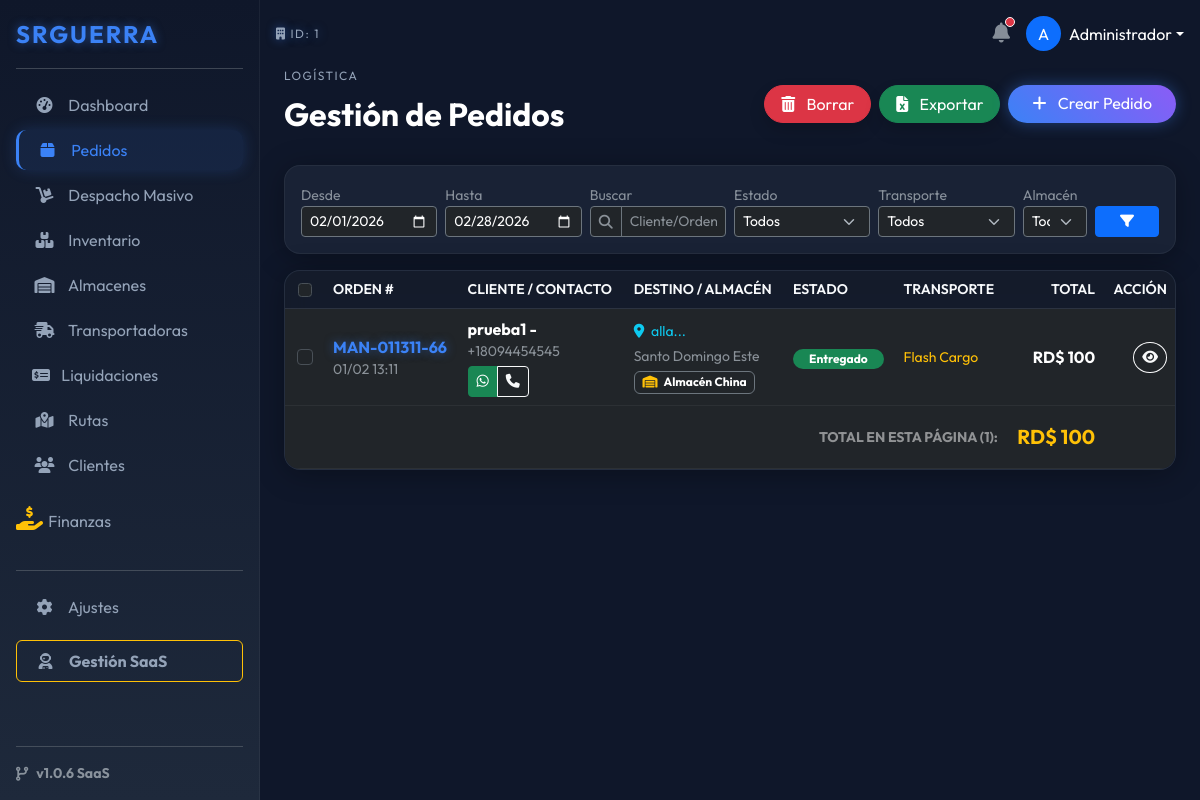
/index.php?ruta=pedidos (signed in), run on the app's committed database.
### tables this page shows
CREATE TABLE `pedidos` (
  `id` int(11) NOT NULL,
  `empresa_id` int(11) NOT NULL,
  `cliente_id` int(11) NOT NULL,
  `transportadora_id` int(11) DEFAULT NULL,
  `almacen_id` int(11) DEFAULT NULL,
  `shopify_order_id` bigint(20) DEFAULT NULL,
  `origen` varchar(50) DEFAULT 'Manual',
  `numero_orden` varchar(50) NOT NULL,
  `estado_interno` enum('Nuevo','Confirmado','En Ruta','Entregado','Devuelto','Rechazado','Cancelado') DEFAULT 'Nuevo',
  `total_venta` decimal(10,2) NOT NULL,
  `costo_envio_real` decimal(10,2) DEFAULT 0.00,
  `costo_empaque_real` decimal(10,2) DEFAULT 0.00,
  `notas_internas` text DEFAULT NULL,
  `motivo_rechazo` text DEFAULT NULL,
  `guia_transporte` varchar(100) DEFAULT NULL,
  `fecha_creacion` datetime DEFAULT current_timestamp(),
  `fecha_entrega` datetime DEFAULT NULL,
  `fecha_actualizacion` datetime DEFAULT NULL
);

CREATE TABLE `clientes` (
  `id` int(11) NOT NULL,
  `empresa_id` int(11) NOT NULL,
  `nombre` varchar(150) NOT NULL,
  `telefono` varchar(50) NOT NULL,
  `email` varchar(150) DEFAULT NULL,
  `provincia` varchar(100) DEFAULT NULL,
  `ciudad` varchar(100) DEFAULT NULL,
  `direccion` text DEFAULT NULL,
  `shopify_customer_id` bigint(20) DEFAULT NULL
);

CREATE TABLE `almacenes` (
  `id` int(11) NOT NULL,
  `empresa_id` int(11) NOT NULL,
  `nombre` varchar(100) NOT NULL,
  `ubicacion` varchar(255) DEFAULT NULL,
  `costo_empaque` decimal(10,2) DEFAULT 0.00,
  `activo` tinyint(1) DEFAULT 1
);

CREATE TABLE `transportadoras` (
  `id` int(11) NOT NULL,
  `empresa_id` int(11) NOT NULL,
  `nombre` varchar(100) NOT NULL,
  `telefono` varchar(20) DEFAULT NULL,
  `codigo_acceso` varchar(50) DEFAULT NULL,
  `pin_acceso` varchar(255) DEFAULT NULL,
  `costo_envio_fijo` decimal(10,2) DEFAULT 0.00,
  `activo` tinyint(1) DEFAULT 1,
  `es_publica` tinyint(1) DEFAULT 0 COMMENT '1=Visible para todas las empresas'
);

### modules/pedidos/index.php (the view, shortened to what this page needs)
<?php
$empresa_id = $_SESSION['empresa_id'];
$nombre_empresa_sesion = $_SESSION['empresa_nombre'] ?? 'SRGUERRA';
$fecha_inicio = isset($_GET['f_ini']) ? $_GET['f_ini'] : date('Y-m-01');
$fecha_fin    = isset($_GET['f_fin']) ? $_GET['f_fin'] : date('Y-m-t');
$busqueda      = isset($_GET['q']) ? trim($_GET['q']) : '';
$sql_f_ini = $fecha_inicio . " 00:00:00";
$sql_f_fin = $fecha_fin . " 23:59:59";
$pagina = isset($_GET['p']) ? (int)$_GET['p'] : 1;
$limite = 50;
$inicio = ($pagina - 1) * $limite;
$sql = "SELECT SQL_CALC_FOUND_ROWS p.*,
               c.nombre as cliente_nombre,
               c.telefono as cliente_telefono,
               c.direccion as cliente_direccion,
               c.ciudad as cliente_ciudad,
               t.nombre as transporte_nombre,
               a.nombre as almacen_nombre
        FROM pedidos p
        LEFT JOIN clientes c ON p.cliente_id = c.id
        LEFT JOIN transportadoras t ON p.transportadora_id = t.id
        LEFT JOIN almacenes a ON p.almacen_id = a.id
        WHERE p.empresa_id = ?
        AND p.fecha_creacion BETWEEN ? AND ?";
$params = [$empresa_id, $sql_f_ini, $sql_f_fin];
$sql .= " ORDER BY p.fecha_creacion DESC LIMIT $inicio, $limite";
$stmt = $pdo->prepare($sql);
$stmt->execute($params);
$pedidos = $stmt->fetchAll();
?>
<div class="d-flex justify-content-between align-items-center mb-4">
    <div>
        <span class="h-label">LOGÍSTICA</span>
        <h2 class="fw-bold text-white">Gestión de Pedidos</h2>
    </div>
    <div class="d-flex gap-2">
        <button type="button" onclick="submitAccion('eliminar')" class="btn btn-danger rounded-pill px-3 shadow">
            <i class="fas fa-trash-alt me-2"></i> Borrar
        </button>
        <button type="button" onclick="submitAccion('exportar')" class="btn btn-success rounded-pill px-3 shadow">
            <i class="fas fa-file-excel me-2"></i> Exportar
        </button>
        <a href="index.php?ruta=pedidos/nuevo" class="btn btn-primary rounded-pill px-4 btn-glow">
            <i class="fas fa-plus me-2"></i> Crear Pedido
        </a>
    </div>
</div>
<div class="card-glass p-3 mb-3">
    <form action="index.php" method="GET" class="row g-2 align-items-end">
        <div class="col-6 col-md-2">
            <label class="small text-muted">Desde</label>
            <input type="date" name="f_ini" value="<?php echo $fecha_inicio; ?>" class="form-control form-control-sm bg-dark text-white border-secondary">
        </div>
        <div class="col-6 col-md-2">
            <label class="small text-muted">Hasta</label>
            <input type="date" name="f_fin" value="<?php echo $fecha_fin; ?>" class="form-control form-control-sm bg-dark text-white border-secondary">
        </div>
        <div class="col-12 col-md-2">
            <label class="small text-muted">Buscar</label>
            <div class="input-group input-group-sm">
                <span class="input-group-text bg-dark border-secondary text-muted"><i class="fas fa-search"></i></span>
                <input type="text" name="q" value="<?php echo $busqueda; ?>" class="form-control bg-dark text-white border-secondary" placeholder="Cliente/Orden">
            </div>
        </div>
        <div class="col-6 col-md-2">
            <label class="small text-muted">Estado</label>
            <select name="estado" class="form-select form-select-sm bg-dark text-white border-secondary">
                <option value="">Todos</option>
            </select>
        </div>
        <div class="col-6 col-md-2">
            <label class="small text-muted">Transporte</label>
            <select name="transporte" class="form-select form-select-sm bg-dark text-white border-secondary">
                <option value="0">Todos</option>
            </select>
        </div>
        <div class="col-10 col-md-1">
            <label class="small text-muted">Almacén</label>
            <select name="almacen" class="form-select form-select-sm bg-dark text-white border-secondary">
                <option value="0">Todos</option>
            </select>
        </div>
        <div class="col-2 col-md-1">
            <button class="btn btn-sm btn-primary w-100"><i class="fas fa-filter"></i></button>
        </div>
    </form>
</div>
<form id="formMaestro" method="POST">
    <div class="card-glass p-0 overflow-hidden">
        <div class="table-responsive">
            <table class="table table-dark-custom align-middle mb-0">
                <thead>
                    <tr class="text-uppercase small text-muted">
                        <th style="width: 40px;" class="text-center">
                            <input type="checkbox" class="form-check-input" id="checkAll" onclick="toggleAll(this)">
                        </th>
                        <th>Orden #</th>
                        <th>Cliente / Contacto</th>
                        <th>Destino / Almacén</th>
                        <th>Estado</th>
                        <th>Transporte</th>
                        <th class="text-end">Total</th>
                        <th class="text-end">Acción</th>
                    </tr>
                </thead>
                <tbody>
                    <?php
                        $suma_pagina = 0;
                        if(count($pedidos) > 0):
                    ?>
                        <?php foreach($pedidos as $p): ?>
                            <?php
                                $suma_pagina += $p['total_venta'];
                                $num_clean = preg_replace('/[^0-9]/', '', $p['cliente_telefono']);
                                $mensaje_ws = "Hola " . $p['cliente_nombre'] . ", te escribimos de " . $nombre_empresa_sesion . " sobre tu pedido #" . $p['numero_orden'];
                                $link_ws = "https://wa.me/" . $num_clean . "?text=" . urlencode($mensaje_ws);
                            ?>
                            <tr class="group-hover">
                                <td class="text-center">
                                    <input type="checkbox" name="pedidos[]" value="<?php echo $p['id']; ?>" class="form-check-input check-item">
                                </td>
                                <td>
                                    <div class="fw-bold text-neon"><?php echo $p['numero_orden']; ?></div>
                                    <div class="small text-muted"><?php echo date('d/m H:i', strtotime($p['fecha_creacion'])); ?></div>
                                </td>
                                <td>
                                    <div class="fw-bold text-white"><?php echo $p['cliente_nombre']; ?></div>
                                    <div class="small text-muted mb-1"><?php echo $p['cliente_telefono']; ?></div>
                                    <div class="btn-group btn-group-sm">
                                        <a href="<?php echo $link_ws; ?>" target="_blank" class="btn btn-success" title="WhatsApp">
                                            <i class="fab fa-whatsapp"></i>
                                        </a>
                                        <a href="tel:<?php echo $p['cliente_telefono']; ?>" class="btn btn-outline-light" title="Llamar">
                                            <i class="fas fa-phone"></i>
                                        </a>
                                    </div>
                                </td>
                                <td>
                                    <div class="text-info small mb-1">
                                        <i class="fas fa-map-marker-alt me-1"></i>
                                        <?php echo substr($p['cliente_direccion'], 0, 20); ?>...
                                    </div>
                                    <div class="text-muted small">
                                        <?php echo $p['cliente_ciudad']; ?>
                                    </div>
                                    <div class="badge bg-dark border border-secondary text-white mt-1">
                                        <i class="fas fa-warehouse me-1 text-warning"></i> <?php echo $p['almacen_nombre']; ?>
                                    </div>
                                </td>
                                <td>
                                    <?php
                                        $badge = 'bg-secondary';
                                        if($p['estado_interno'] == 'Entregado') $badge = 'bg-success';
                                    ?>
                                    <span class="badge rounded-pill <?php echo $badge; ?> px-3">
                                        <?php echo $p['estado_interno']; ?>
                                    </span>
                                </td>
                                <td class="small text-warning">
                                    <?php echo $p['transporte_nombre'] ?: '-'; ?>
                                </td>
                                <td class="text-end fw-bold text-white">
                                    RD$ <?php echo number_format($p['total_venta'], 0); ?>
                                </td>
                                <td class="text-end">
                                    <a href="index.php?ruta=pedidos/ver&id=<?php echo $p['id']; ?>" class="btn btn-sm btn-outline-light rounded-circle">
                                        <i class="fas fa-eye"></i>
                                    </a>
                                </td>
                            </tr>
                        <?php endforeach; ?>
                    <?php endif; ?>
                </tbody>
                <tfoot>
                    <tr class="border-top border-secondary bg-dark bg-opacity-50">
                        <td colspan="6" class="text-end text-white-50 text-uppercase small py-3 fw-bold">Total en esta página (<?php echo count($pedidos); ?>):</td>
                        <td class="text-end text-warning fw-bold fs-5 py-3">RD$ <?php echo number_format($suma_pagina, 0); ?></td>
                        <td></td>
                    </tr>
                </tfoot>
            </table>
        </div>
    </div>
</form>

### assets/css/futuristic.css (style rules this page uses)
:root { --bg-dark: #0f172a; --bg-card: #1e293b; --primary-neon: #3b82f6; --accent-neon: #8b5cf6; --text-main: #f8fafc; --text-muted: #94a3b8; --success-glow: rgba(34, 197, 94, 0.2); --danger-glow: rgba(239, 68, 68, 0.2); }
body { background-color: var(--bg-dark); color: var(--text-main); font-family: 'Outfit', sans-serif; }
.card-glass { background: rgba(30, 41, 59, 0.7); backdrop-filter: blur(10px); -webkit-backdrop-filter: blur(10px); border: 1px solid rgba(255, 255, 255, 0.05); border-radius: 16px; box-shadow: 0 4px 30px rgba(0, 0, 0, 0.3); transition: transform 0.2s; }
.text-neon { color: var(--primary-neon); text-shadow: 0 0 10px rgba(59, 130, 246, 0.5); }
.h-label { font-size: 0.75rem; text-transform: uppercase; letter-spacing: 1.5px; color: var(--text-muted); margin-bottom: 10px; display: block; }
.table-dark-custom { background: transparent; color: var(--text-muted); }
.table-dark-custom th { background: rgba(0,0,0,0.2); color: var(--text-main); border-bottom: 1px solid rgba(255,255,255,0.1); font-weight: 600; }
.table-dark-custom td { border-bottom: 1px solid rgba(255,255,255,0.05); vertical-align: middle; }
.btn-glow { background: linear-gradient(45deg, var(--primary-neon), var(--accent-neon)); border: none; color: white; box-shadow: 0 0 15px rgba(59, 130, 246, 0.4); }

### data on the page
pedidos: numero_orden "MAN-011311-66", fecha_creacion "01/02 13:11", cliente.nombre "prueba1 -", cliente.telefono "+18094454545", cliente.direccion "alla", cliente.ciudad "Santo Domingo Este", almacen.nombre "Almacén China", estado_interno "Entregado", transportadora.nombre "Flash Cargo", total_venta "100"

### other printed values
$_SESSION['empresa_id'] "1"
substr($_SESSION['usuario_nombre'], 0, 1) "A"
explode(' ', $_SESSION['usuario_nombre'])[0] "Administrador"
count($pedidos) "1"
$suma_pagina "100"
